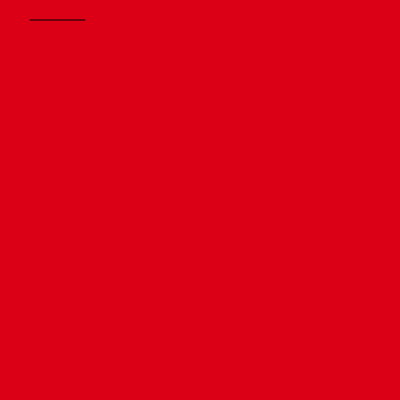
Frame 1 (no input)
Frame 60 (no input): identical to frame 1, image omitted
Frame 120 (the mouse pressed at the canvas centre since frame 60): identical to frame 1, image omitted

The p5.js sketch that drew this single still picture (run headless with seeded random() and noise() and a simulated clock; from frame 60 on, the mouse is pressed at the canvas centre):

// p5.js sketch
// ── sketch.js
function setup() {
  createCanvas(400, 400);
}

function draw() {
  background(220, 0, 23);
  line(30, 20, 85, 20);
}
